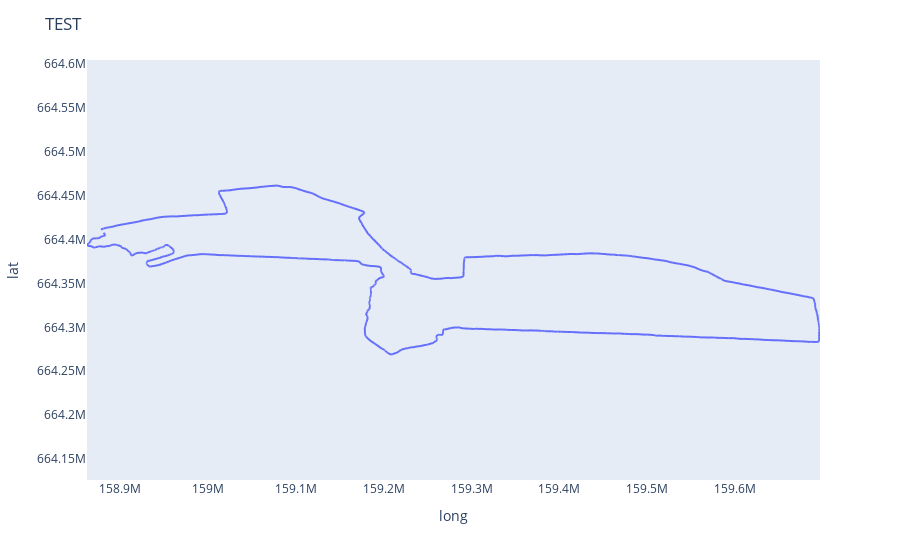

The code cell stored with this chart in its notebook:
### Markdown cell above
## Make act object

### Code cell
reload(Act)
act = Act.Act("TEST", points=points)
print(act)
act.plot_trace()

### Figure 1 — Plotly figure (JSON) as saved in the notebook; plotly's stock layout.template omitted (floating-point values rounded to 4 significant figures; data arrays with more than 128 entries replaced by an {"elided": "..."} marker saying what was removed)
{"data": [{"hovertemplate": "long=%{x}<br>lat=%{y}<extra></extra>", "legendgroup": "", "line": {"color": "#636efa", "dash": "solid"}, "marker": {"symbol": "circle"}, "mode": "lines", "name": "", "showlegend": false, "type": "scattergl", "x": {"elided": "5098 int values"}, "xaxis": "x", "y": {"elided": "5098 int values"}, "yaxis": "y"}], "layout": {"dragmode": "pan", "legend": {"tracegroupgap": 0}, "margin": {"t": 60}, "showlegend": false, "title": {"text": "TEST"}, "xaxis": {"anchor": "y", "domain": [0, 1], "showgrid": false, "title": {"text": "long"}}, "yaxis": {"anchor": "x", "domain": [0, 1], "scaleanchor": "x", "scaleratio": 1, "showgrid": false, "title": {"text": "lat"}}}}
